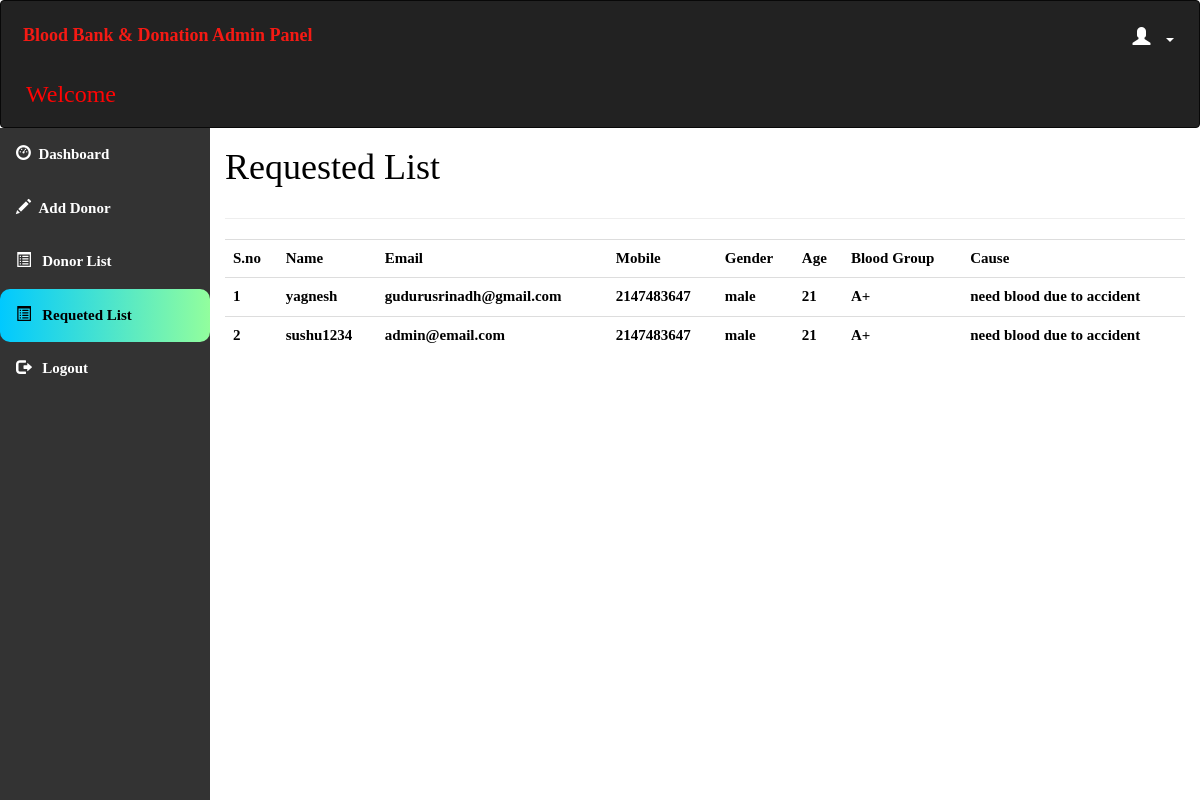
The page /requested_list.php on the database its author committed.
### tables this page shows
CREATE TABLE `requested_list` (
  `name` text NOT NULL,
  `email` varchar(30) NOT NULL,
  `mobile_no` int(10) NOT NULL,
  `gender` varchar(10) NOT NULL,
  `age` int(4) NOT NULL,
  `blood_group` varchar(10) NOT NULL,
  `cause` varchar(50) NOT NULL,
  `approve` text NOT NULL
);

### requested_list.php (the view, shortened to what this page needs)
<?php
include "head.php";
?>
<html>
<head>
  <link rel="stylesheet" href="https://maxcdn.bootstrapcdn.com/bootstrap/3.4.1/css/bootstrap.min.css">
</head>
<body style="color:black">
<?php $active="query";
include "databaseconnection.php";
    $query="SELECT * FROM requested_list";
    $result=$conn->query($query);
if($result->num_rows>0){
  $options=mysqli_fetch_all($result,MYSQLI_ASSOC);
}
?>
<div id="sidebar">
<?php include 'sidebar.php'; ?>
</div>
<div id="content">
  <div class="content-wrapper">
    <div class="container-fluid">
      <div class="row">
        <div class="col-md-12 lg-12 sm-12">
          <h1 class="page-title">Requested List</h1>
        </div>
      </div>
      <hr>
      <table align="center" class="table table-hover">
            <tr>
            <th>S.no</th>
            <th>Name</th>
            <th style="text-align:left;">Email</th>
            <th>Mobile</th>
            <th>Gender</th>
            <th>Age</th>
            <th>Blood Group</th>
            <th>Cause</th>
            </tr>
            <?php
            $sn=1;
            foreach($options as $option)
            {
            ?>
            <tr>
            <td><?PHP echo $sn; ?></td>
            <td><?php echo $option['name']; ?></td>
            <td style="text-align:left;"><?php echo $option['email']; ?></td>
            <td><?php echo $option['mobile_no']; ?></td>
            <td><?php echo $option['gender']; ?></td>
            <td><?php echo $option['age']; ?></td>
            <td><?php echo $option['blood_group']; ?></td>
            <td><?php echo $option['cause']; ?></td>
            </tr>
            <?php $sn++;
            }
            ?>
        </table>
      </div>
      </div>
      </div>
</body>
</html>

### requested_list.php (style rules this page uses)
#sidebar { position:relative;margin-top:-20px }
#content { position:relative;margin-left:210px }

### sidebar.php (style rules this page uses)
body { margin: 0; font-family: 'Averia Gruesa Libre';font-size: 15px; color:#F8F9F9; }

### rows shown on the page
requested_list: name "yagnesh", email "gudurusrinadh@gmail.com", mobile_no "2147483647", gender "male", age "21", blood_group "A+", cause "need blood due to accident"
requested_list: name "sushu1234", email "admin@email.com", mobile_no "2147483647", gender "male", age "21", blood_group "A+", cause "need blood due to accident"
